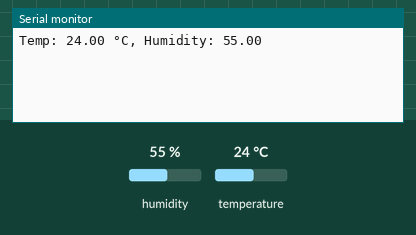
Recording of a sketch running on a simulated ESP32. Parts: the last lines printed to the serial monitor. The test bench sets the inputs (shaded band); at power-on: humidity 55 %, temperature 24 °C. WiFi joins after 1.5 s; servers stay silent unless stated; no MQTT or app messages arrive unless stated.

Above: at 2.7 s.
2.8 s: humidity set to 22 %
At 7.1 s:
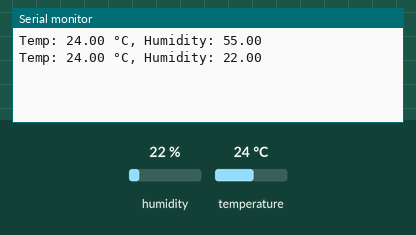
8.8 s: temperature set to 12 °C
At 13.0 s:
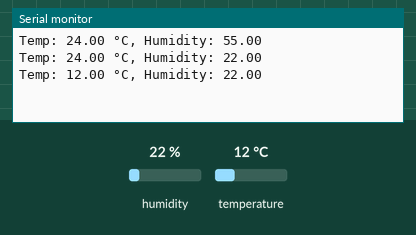
14.8 s: humidity set to 40 %
At 17.7 s:
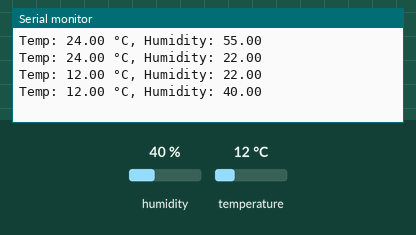
Timing chart, 0 to 19.2 s (numbered marks = the images above; inputs shaded):
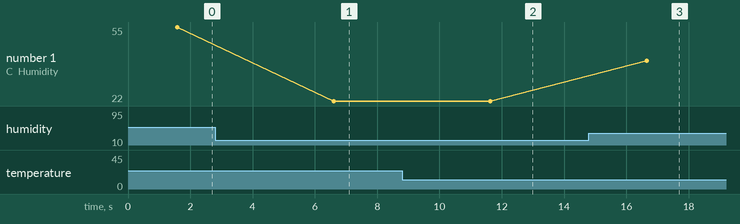

The sketch:

DHT11_sender.ino
```cpp
#include <WiFi.h>
#include <PubSubClient.h>
#include <DHT.h>
#include <ArduinoJson.h>

#define DHTPIN 4
#define DHTTYPE DHT11
DHT dht(DHTPIN, DHTTYPE);
// WiFi credentials
const char* ssid = "your_SSID";
const char* password = "your_PASSWORD";
// MQTT
const char* mqtt_server = "broker.emqx.io";
const char* mqtt_topic = "esp32/dht11";
WiFiClient espClient;
PubSubClient client(espClient);
void setup_wifi() {
  delay(10);
  WiFi.begin(ssid, password);
  while (WiFi.status() != WL_CONNECTED) delay(500);}
void reconnect() {
  while (!client.connected()) {
    if (client.connect("ESP32DHTClient")) break;
    delay(5000);  }}

void setup() {
  Serial.begin(115200);
  dht.begin();
  setup_wifi();
  client.setServer(mqtt_server, 1883);}
void loop() {
  if (!client.connected()) reconnect();
  client.loop();
  float h = dht.readHumidity();
  float t = dht.readTemperature();
  if (!isnan(h) && !isnan(t)) {
    StaticJsonDocument<200> doc;
    doc["temperature"] = t;
    doc["humidity"] = h;
    char buffer[256];
    serializeJson(doc, buffer);
    client.publish(mqtt_topic, buffer);
    Serial.print("Temp: ");
    Serial.print(t);
    Serial.print(" °C, Humidity: ");
    Serial.println(h);}
  delay(5000);}
```

Measured:
- after the input at 2.8 s, the serial monitor: prints a new line after 3.8 s (image 1)
- after the input at 8.8 s, the serial monitor: prints a new line after 2.8 s (image 2)
- after the input at 14.8 s, the serial monitor: prints a new line after 1.9 s (image 3)
- plotted number 1: 55 → 22 after the input at 2.8 s, 22 → 40 after the input at 14.8 s
